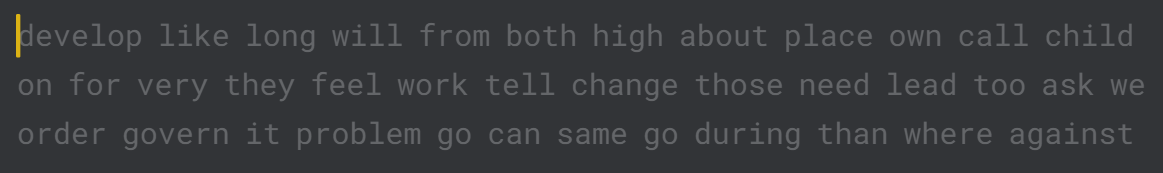
#> input picture ss.png, 1163 x 173 px
$ python get_words.py
#> lines starting #> are read from the running program, lines starting #| are printed output that depends on the picture; after the words box and inside, x2 and y2 are one past the last pixel; in counts of white or black regions, pixels touching at a corner belong together
import cv2
import numpy as np
import pytesseract as ptr
import string

'''
this file acts as a testing environment for the image processing
to get rid of the yellow bar
and to test the tesseract OCR
'''

def replace_char(text):
    new_text = ''
    for char in text:
        if char in string.ascii_letters or char == ' ':
            new_text += char
        if char == '\n':
            new_text += ' '

    return new_text

image = cv2.imread('ss.png')
#> image is the input picture: shape (173, 1163, 3); mean B, G, R 59.1, 56.2, 54.3

hsv = cv2.cvtColor(image, cv2.COLOR_BGR2HSV)
#> hsv: shape (173, 1163, 3); mean H, S, V 108, 22.2, 59.3

lower_gray = np.array([0,0,0])
upper_gray = np.array([120,120,120])

mask = cv2.inRange(hsv,lower_gray,upper_gray)
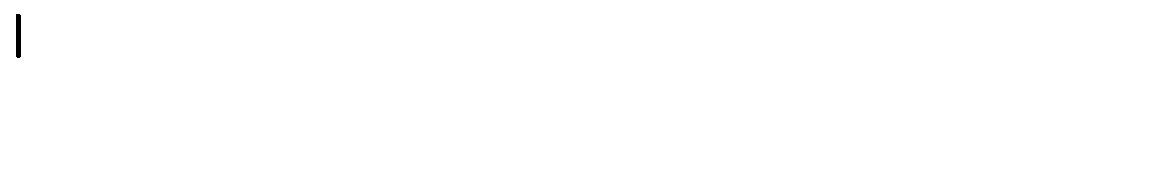
#> mask: shape (173, 1163); 99.9% white; 1 black region, box (x1, y1, x2, y2) and area: (16, 14, 21, 58) 217

image[mask == 0] = (55,52,50)
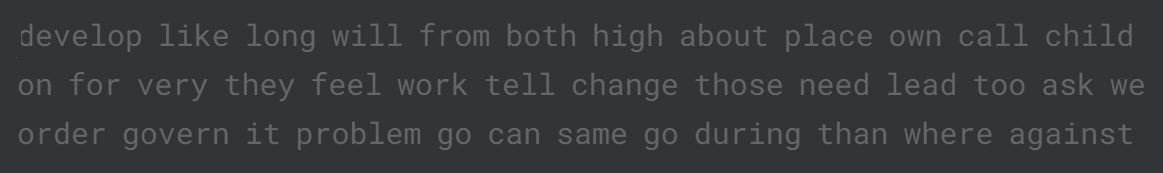
#> image: shape (173, 1163, 3); 0.11% of pixels changed, all inside (x1, y1, x2, y2) = (16, 14, 21, 58)

cv2.imshow('image', image)
cv2.imshow('mask', mask)
cv2.waitKey(0)

#> (the run stopped early here; a loop or call above may not have finished)
